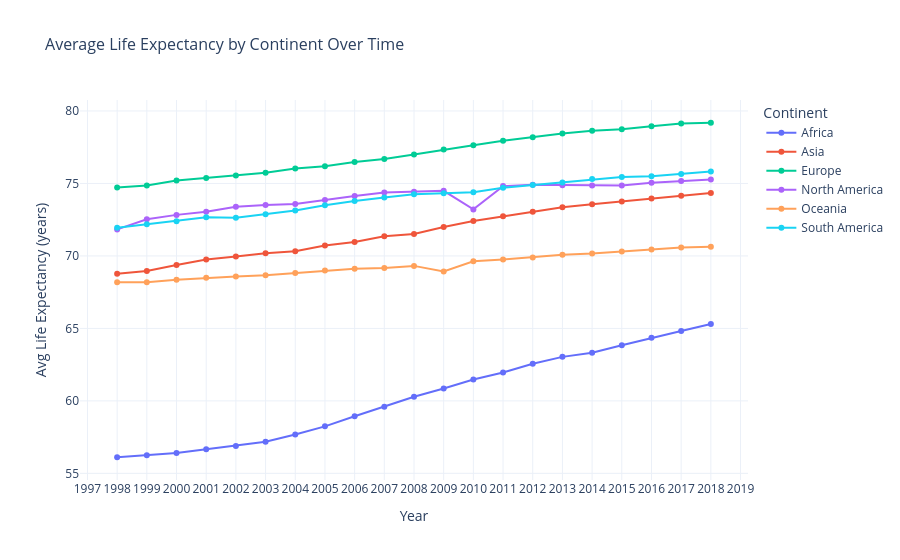

Notebook source saved alongside this figure:
### Markdown cell above
---

## Visualization 2 — Line Plot: Average Life Expectancy Over Time

This line plot tracks the **average life expectancy per continent** from 1998 to 2007. It clearly shows which continents have improved health outcomes the most and which lag behind.

### Code cell
life_exp_trend = df.groupby(['year', 'continent'])['life_exp'].mean().reset_index()

fig2 = px.line(
    life_exp_trend,
    x='year',
    y='life_exp',
    color='continent',
    markers=True,
    title='Average Life Expectancy by Continent Over Time',
    labels={'life_exp': 'Avg Life Expectancy (years)', 'year': 'Year'},
    template='plotly_white'
)
fig2.update_layout(
    title_font_size=16,
    legend_title='Continent',
    xaxis=dict(dtick=1)
)
fig2.show()

### Figure 1 — Plotly figure (JSON) as saved in the notebook; plotly's stock layout.template omitted (floating-point values rounded to 4 significant figures)
{"data": [{"hovertemplate": "continent=Africa<br>Year=%{x}<br>Avg Life Expectancy (years)=%{y}<extra></extra>", "legendgroup": "Africa", "line": {"color": "#636efa", "dash": "solid"}, "marker": {"symbol": "circle"}, "mode": "lines+markers", "name": "Africa", "orientation": "v", "showlegend": true, "type": "scatter", "x": [1998, 1999, 2000, 2001, 2002, 2003, 2004, 2005, 2006, 2007, 2008, 2009, 2010, 2011, 2012, 2013, 2014, 2015, 2016, 2017, 2018], "xaxis": "x", "y": [56.11, 56.25, 56.4, 56.66, 56.89, 57.18, 57.68, 58.24, 58.94, 59.6, 60.28, 60.86, 61.48, 61.96, 62.56, 63.04, 63.32, 63.84, 64.35, 64.83, 65.3], "yaxis": "y"}, {"hovertemplate": "continent=Asia<br>Year=%{x}<br>Avg Life Expectancy (years)=%{y}<extra></extra>", "legendgroup": "Asia", "line": {"color": "#EF553B", "dash": "solid"}, "marker": {"symbol": "circle"}, "mode": "lines+markers", "name": "Asia", "orientation": "v", "showlegend": true, "type": "scatter", "x": [1998, 1999, 2000, 2001, 2002, 2003, 2004, 2005, 2006, 2007, 2008, 2009, 2010, 2011, 2012, 2013, 2014, 2015, 2016, 2017, 2018], "xaxis": "x", "y": [68.77, 68.96, 69.37, 69.76, 69.95, 70.19, 70.32, 70.71, 70.96, 71.36, 71.51, 72.0, 72.4, 72.74, 73.05, 73.36, 73.57, 73.76, 73.96, 74.15, 74.34], "yaxis": "y"}, {"hovertemplate": "continent=Europe<br>Year=%{x}<br>Avg Life Expectancy (years)=%{y}<extra></extra>", "legendgroup": "Europe", "line": {"color": "#00cc96", "dash": "solid"}, "marker": {"symbol": "circle"}, "mode": "lines+markers", "name": "Europe", "orientation": "v", "showlegend": true, "type": "scatter", "x": [1998, 1999, 2000, 2001, 2002, 2003, 2004, 2005, 2006, 2007, 2008, 2009, 2010, 2011, 2012, 2013, 2014, 2015, 2016, 2017, 2018], "xaxis": "x", "y": [74.72, 74.85, 75.21, 75.38, 75.54, 75.73, 76.04, 76.18, 76.48, 76.69, 77.0, 77.34, 77.64, 77.94, 78.19, 78.44, 78.63, 78.74, 78.95, 79.13, 79.19], "yaxis": "y"}, {"hovertemplate": "continent=North America<br>Year=%{x}<br>Avg Life Expectancy (years)=%{y}<extra></extra>", "legendgroup": "North America", "line": {"color": "#ab63fa", "dash": "solid"}, "marker": {"symbol": "circle"}, "mode": "lines+markers", "name": "North America", "orientation": "v", "showlegend": true, "type": "scatter", "x": [1998, 1999, 2000, 2001, 2002, 2003, 2004, 2005, 2006, 2007, 2008, 2009, 2010, 2011, 2012, 2013, 2014, 2015, 2016, 2017, 2018], "xaxis": "x", "y": [71.83, 72.53, 72.83, 73.04, 73.4, 73.52, 73.58, 73.86, 74.13, 74.37, 74.43, 74.49, 73.21, 74.82, 74.91, 74.88, 74.86, 74.86, 75.04, 75.17, 75.27], "yaxis": "y"}, {"hovertemplate": "continent=Oceania<br>Year=%{x}<br>Avg Life Expectancy (years)=%{y}<extra></extra>", "legendgroup": "Oceania", "line": {"color": "#FFA15A", "dash": "solid"}, "marker": {"symbol": "circle"}, "mode": "lines+markers", "name": "Oceania", "orientation": "v", "showlegend": true, "type": "scatter", "x": [1998, 1999, 2000, 2001, 2002, 2003, 2004, 2005, 2006, 2007, 2008, 2009, 2010, 2011, 2012, 2013, 2014, 2015, 2016, 2017, 2018], "xaxis": "x", "y": [68.19, 68.19, 68.35, 68.49, 68.59, 68.66, 68.83, 68.99, 69.11, 69.16, 69.31, 68.92, 69.62, 69.75, 69.9, 70.09, 70.16, 70.3, 70.45, 70.59, 70.62], "yaxis": "y"}, {"hovertemplate": "continent=South America<br>Year=%{x}<br>Avg Life Expectancy (years)=%{y}<extra></extra>", "legendgroup": "South America", "line": {"color": "#19d3f3", "dash": "solid"}, "marker": {"symbol": "circle"}, "mode": "lines+markers", "name": "South America", "orientation": "v", "showlegend": true, "type": "scatter", "x": [1998, 1999, 2000, 2001, 2002, 2003, 2004, 2005, 2006, 2007, 2008, 2009, 2010, 2011, 2012, 2013, 2014, 2015, 2016, 2017, 2018], "xaxis": "x", "y": [71.94, 72.18, 72.39, 72.67, 72.64, 72.88, 73.13, 73.49, 73.79, 74.04, 74.25, 74.32, 74.4, 74.7, 74.89, 75.06, 75.3, 75.45, 75.5, 75.65, 75.83], "yaxis": "y"}], "layout": {"legend": {"title": {"text": "Continent"}, "tracegroupgap": 0}, "title": {"font": {"size": 16}, "text": "Average Life Expectancy by Continent Over Time"}, "xaxis": {"anchor": "y", "domain": [0, 1], "dtick": 1, "title": {"text": "Year"}}, "yaxis": {"anchor": "x", "domain": [0, 1], "title": {"text": "Avg Life Expectancy (years)"}}}}
